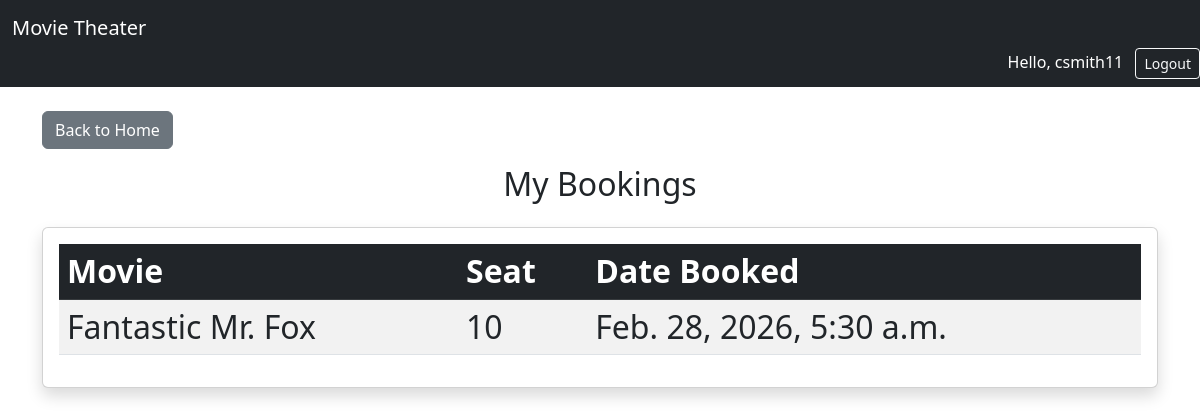
/history/ (signed in), run on an earlier commit of the app's database.
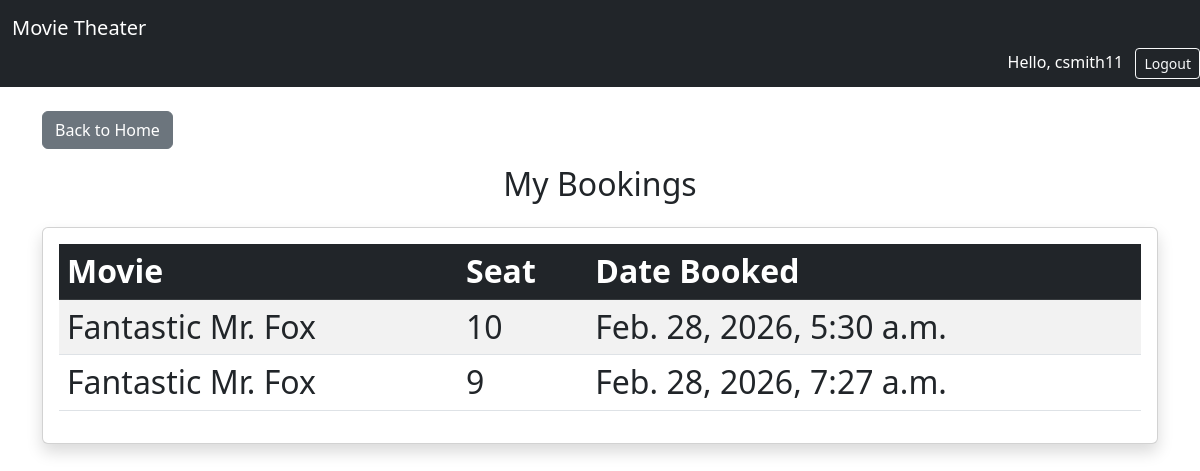
And on a later commit of the database.
### bookings/models.py (models this page shows, shortened)
class Booking(models.Model):
    movie = models.ForeignKey(Movie, on_delete=models.CASCADE)
    seat = models.ForeignKey(Seat, on_delete=models.CASCADE)
    user = models.ForeignKey(User, on_delete=models.CASCADE)
    booking_date = models.DateTimeField(auto_now_add=True)

class Movie(models.Model):
    title = models.CharField(max_length=200)
    description = models.TextField()
    release_date = models.DateField()
    duration = models.IntegerField(help_text="Duration in minutes")

class Seat(models.Model):
    movie = models.ForeignKey(Movie, on_delete=models.CASCADE)
    seat_number = models.CharField(max_length=10)
    is_booked = models.BooleanField(default=False)

### bookings/views.py (the view)
# urls.py: path('history/', views.booking_history, name='booking_history'),  # Booking history page
@login_required
def booking_history(request):
    bookings = Booking.objects.filter(user=request.user)
    return render(request, 'bookings/booking_history.html', {
        'bookings': bookings
    })

### bookings/templates/bookings/booking_history.html (shortened to what this page needs)
{% extends 'bookings/base.html' %}
{% block content %}
<div class="mb-3">
    <a href="{% url 'movie_list' %}" class="btn btn-secondary">
        Back to Home
    </a>
</div>
<h2 class="mb-4 text-center">My Bookings<h2>
<div class="card shadow">
    <div class="card-body">
        {% if bookings %}
        <div class="table-responsive">
            <table class="table table-striped table-hover">
                <thead class="table-dark">
                    <tr>
                        <th>Movie</th>
                        <th>Seat</th>
                        <th>Date Booked</th>
                    </tr>
                </thead>
                <tbody>
                    {% for booking in bookings %}
                    <tr>
                        <td>{{ booking.movie.title }}</td>
                        <td>{{ booking.seat.seat_number }}</td>
                        <td>{{ booking.booking_date }}</td>
                    </tr>
                    {% endfor %}
                </tbody>
            </table>
        </div>
        {% else %}
            <p class="text-center"> You have no bookings yet.</p>
        {% endif %}
    </div>
</div>
{% endblock %}

What changed in the data, as far as the page shows it:
added Booking: movie "Fantastic Mr. Fox", seat.seat_number "9", booking_date "Feb. 28, 2026, 7:27 a.m."
